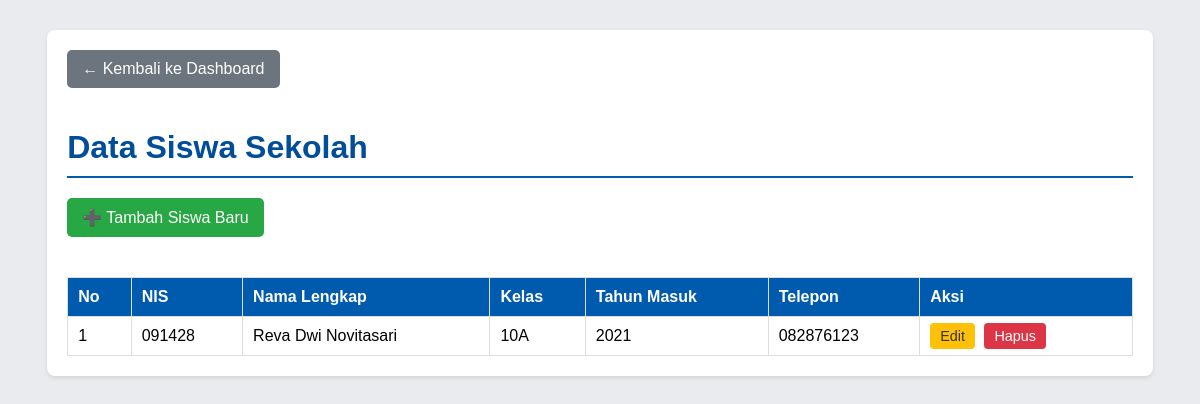
Screenshot of /admin/data_siswa.php (signed in) with the database file from the repository.
### tables this page shows
CREATE TABLE `siswa` (
  `id` int(11) NOT NULL,
  `nis` varchar(20) NOT NULL,
  `nama` varchar(100) NOT NULL,
  `kelas` varchar(10) NOT NULL,
  `alamat` text DEFAULT NULL,
  `telepon` varchar(15) DEFAULT NULL,
  `tahun_masuk` year(4) DEFAULT NULL,
  `created_at` timestamp NOT NULL DEFAULT current_timestamp()
);

### admin/data_siswa.php (the view, shortened to what this page needs)
<?php
include '../koneksi.php';
$query = "SELECT * FROM siswa ORDER BY nama ASC";
$result = mysqli_query($koneksi, $query);
$data_siswa = mysqli_fetch_all($result, MYSQLI_ASSOC);
?>
<!DOCTYPE html>
<html lang="id">
<head>
</head>
<body>
    <div class="container">
        <a href="dashboard_admin.php" class="back-link">← Kembali ke Dashboard</a>
        <h1>Data Siswa Sekolah</h1>
        <a href="tambah_siswa.php" class="add-button">➕ Tambah Siswa Baru</a>
        <table>
            <thead>
                <tr>
                    <th>No</th>
                    <th>NIS</th>
                    <th>Nama Lengkap</th>
                    <th>Kelas</th>
                    <th>Tahun Masuk</th>
                    <th>Telepon</th>
                    <th>Aksi</th>
                </tr>
            </thead>
            <tbody>
                <?php $no = 1; ?>
                <?php if (count($data_siswa) > 0): ?>
                    <?php foreach ($data_siswa as $siswa): ?>
                        <tr>
                            <td><?php echo $no++; ?></td>
                            <td><?php echo htmlspecialchars($siswa['nis']); ?></td>
                            <td><?php echo htmlspecialchars($siswa['nama']); ?></td>
                            <td><?php echo htmlspecialchars($siswa['kelas']); ?></td>
                            <td><?php echo htmlspecialchars($siswa['tahun_masuk']); ?></td>
                            <td><?php echo htmlspecialchars($siswa['telepon']); ?></td>
                            <td class="aksi">
                                <a href="edit_siswa.php?id=<?php echo $siswa['id']; ?>" class="action-link edit">Edit</a>
                                <a href="proses_siswa.php?aksi=hapus&id=<?php echo $siswa['id']; ?>" class="action-link delete" onclick="return confirm('Yakin ingin menghapus data siswa ini?')">Hapus</a>
                            </td>
                        </tr>
                    <?php endforeach; ?>
                <?php else: ?>
                    <tr>
                        <td colspan="7" style="text-align: center;">Belum ada data siswa yang tercatat.</td>
                    </tr>
                <?php endif; ?>
            </tbody>
        </table>
    </div>
</body>
</html>

### admin/data_siswa.php (style rules this page uses)
body { font-family: Arial, sans-serif; background-color: #e9ebee; }
.container { width: 90%; margin: 30px auto; background: white; padding: 20px; border-radius: 8px; box-shadow: 0 2px 4px rgba(0,0,0,0.1); }
h1 { color: #004d99; border-bottom: 2px solid #005aae; padding-bottom: 10px; margin-bottom: 20px; }
.back-link, .add-button { display: inline-block; margin-bottom: 20px; color: white; text-decoration: none; padding: 10px 15px; border-radius: 5px; }
.back-link { background-color: #6c757d; }
.add-button { background-color: #28a745; }
table { width: 100%; border-collapse: collapse; margin-top: 20px; }
th, td { border: 1px solid #ddd; padding: 10px; text-align: left; vertical-align: top; }
th { background-color: #005aae; color: white; }
.action-link { padding: 5px 10px; border-radius: 4px; text-decoration: none; color: white; margin-right: 5px; font-size: 0.9em; }
.edit { background-color: #ffc107; color: #333; }
.delete { background-color: #dc3545; }

### rows the page displays
siswa: nis "091428", nama "Reva Dwi Novitasari", kelas "10A", tahun_masuk "2021", telepon "082876123"
